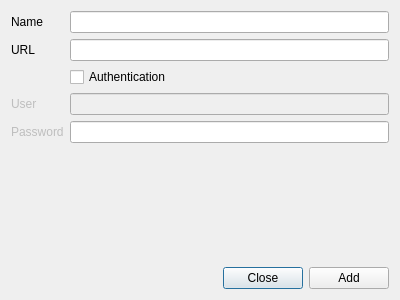
<?xml version="1.0" encoding="UTF-8"?>
<ui version="4.0">
 <class>Dialog</class>
 <widget class="QDialog" name="Dialog">
  <property name="geometry">
   <rect>
    <x>0</x>
    <y>0</y>
    <width>400</width>
    <height>300</height>
   </rect>
  </property>
  <property name="windowTitle">
   <string>Add Server...</string>
  </property>
  <layout class="QGridLayout" name="gridLayout">
   <item row="1" column="0">
    <widget class="QLabel" name="label">
     <property name="text">
      <string>URL</string>
     </property>
    </widget>
   </item>
   <item row="0" column="0">
    <widget class="QLabel" name="label_2">
     <property name="text">
      <string>Name</string>
     </property>
    </widget>
   </item>
   <item row="5" column="0">
    <widget class="QLabel" name="label_5">
     <property name="enabled">
      <bool>false</bool>
     </property>
     <property name="text">
      <string>Password</string>
     </property>
    </widget>
   </item>
   <item row="1" column="1">
    <widget class="QLineEdit" name="lineEdit_2"/>
   </item>
   <item row="0" column="1">
    <widget class="QLineEdit" name="lineEdit"/>
   </item>
   <item row="5" column="1">
    <widget class="QLineEdit" name="lineEdit_4"/>
   </item>
   <item row="4" column="1">
    <widget class="QLineEdit" name="lineEdit_3">
     <property name="enabled">
      <bool>false</bool>
     </property>
    </widget>
   </item>
   <item row="4" column="0">
    <widget class="QLabel" name="label_4">
     <property name="enabled">
      <bool>false</bool>
     </property>
     <property name="text">
      <string>User</string>
     </property>
    </widget>
   </item>
   <item row="2" column="1">
    <widget class="QCheckBox" name="checkBox">
     <property name="text">
      <string>Authentication</string>
     </property>
    </widget>
   </item>
   <item row="7" column="0" colspan="2">
    <layout class="QHBoxLayout" name="horizontalLayout">
     <item>
      <spacer name="horizontalSpacer">
       <property name="orientation">
        <enum>Qt::Horizontal</enum>
       </property>
       <property name="sizeHint" stdset="0">
        <size>
         <width>40</width>
         <height>20</height>
        </size>
       </property>
      </spacer>
     </item>
     <item>
      <widget class="QPushButton" name="close_button">
       <property name="text">
        <string>Close</string>
       </property>
      </widget>
     </item>
     <item>
      <widget class="QPushButton" name="add_button">
       <property name="text">
        <string>Add</string>
       </property>
      </widget>
     </item>
    </layout>
   </item>
   <item row="6" column="1">
    <spacer name="verticalSpacer">
     <property name="orientation">
      <enum>Qt::Vertical</enum>
     </property>
     <property name="sizeHint" stdset="0">
      <size>
       <width>20</width>
       <height>40</height>
      </size>
     </property>
    </spacer>
   </item>
  </layout>
 </widget>
 <resources/>
 <connections/>
</ui>
